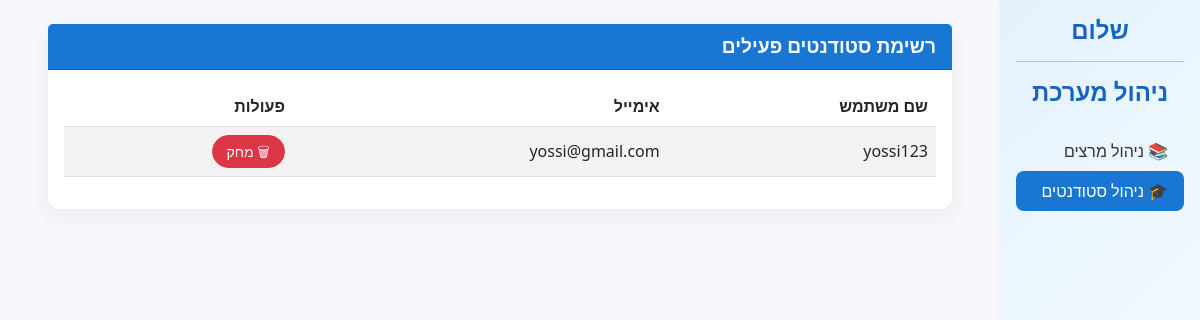
The page /admin_page_students_section/ on the database as committed earlier.
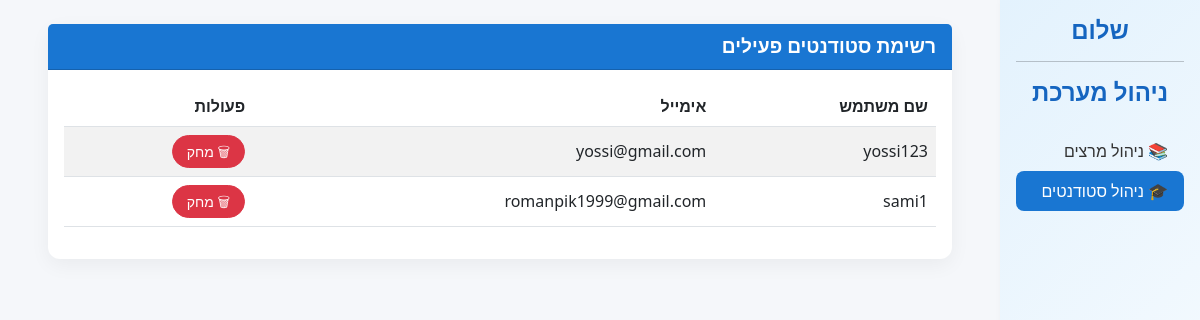
The same page on the database as committed later.
### App_SetUp/models.py (models this page shows)
class User(AbstractUser):
    is_admin = models.BooleanField('Is admin', default=False)
    is_student = models.BooleanField('Is student', default=False)
    is_lecturer = models.BooleanField('Is lecturer', default=False)

### App_SetUp/views.py (the view)
# urls.py: path('admin_page_students_section/', views.manage_students, name='manage_students'),
def manage_students(request):
    active_students = User.objects.filter(is_student=True, is_active=True)
    context = {
        "active_students": active_students
    }
    return render(request, "AdminPages/admin_page_students_section.html", context)

### App_SetUp/templates/AdminPages/admin_page_students_section.html (shortened to what this page needs)
<!DOCTYPE html>
<html lang="he" dir="rtl">
<head>
  <link href="https://cdn.jsdelivr.net/npm/bootstrap@5.3.0/dist/css/bootstrap.rtl.min.css" rel="stylesheet">
</head>
<body>
<div class="container-fluid">
  <div class="row">
    <nav class="col-md-2 d-none d-md-block sidebar p-3">
      <div class="text-center">
        <h4>שלום {{ request.user.username }}</h4>
        <hr>
        <h4>ניהול מערכת</h4>
      </div>
      <ul class="nav flex-column mt-4">
        <li class="nav-item"><a class="nav-link" href="{% url 'manage_lecturers' %}">📚 ניהול מרצים</a></li>
        <li class="nav-item"><a class="nav-link active" href="{% url 'manage_students' %}">🎓 ניהול סטודנטים</a></li>
      </ul>
    </nav>
    <main class="col-md-10 ms-sm-auto px-md-5 py-4">
      <div class="card">
        <div class="card-header">רשימת סטודנטים פעילים</div>
        <div class="card-body">
          <table class="table table-striped align-middle">
            <thead>
              <tr>
                <th>שם משתמש</th>
                <th>אימייל</th>
                <th>פעולות</th>
              </tr>
            </thead>
            <tbody>
              {% for student in active_students %}
              <tr>
                <td>{{ student.username }}</td>
                <td>{{ student.email }}</td>
                <td>
                  <form method="post" action="{% url 'delete_student' %}" onsubmit="return confirmDeletion()" class="d-inline">
                    <button type="submit" class="btn btn-danger btn-sm">🗑 מחק</button>
                  </form>
                </td>
              </tr>
              {% empty %}
              <tr><td colspan="3" class="text-center empty-message">אין סטודנטים רשומים במערכת.</td></tr>
              {% endfor %}
            </tbody>
          </table>
        </div>
      </div>
    </main>
  </div>
</div>
</body>
</html>

Rows that differ between the two databases and show on the page:
added User: username "sami1", email "romanpik1999@gmail.com"
